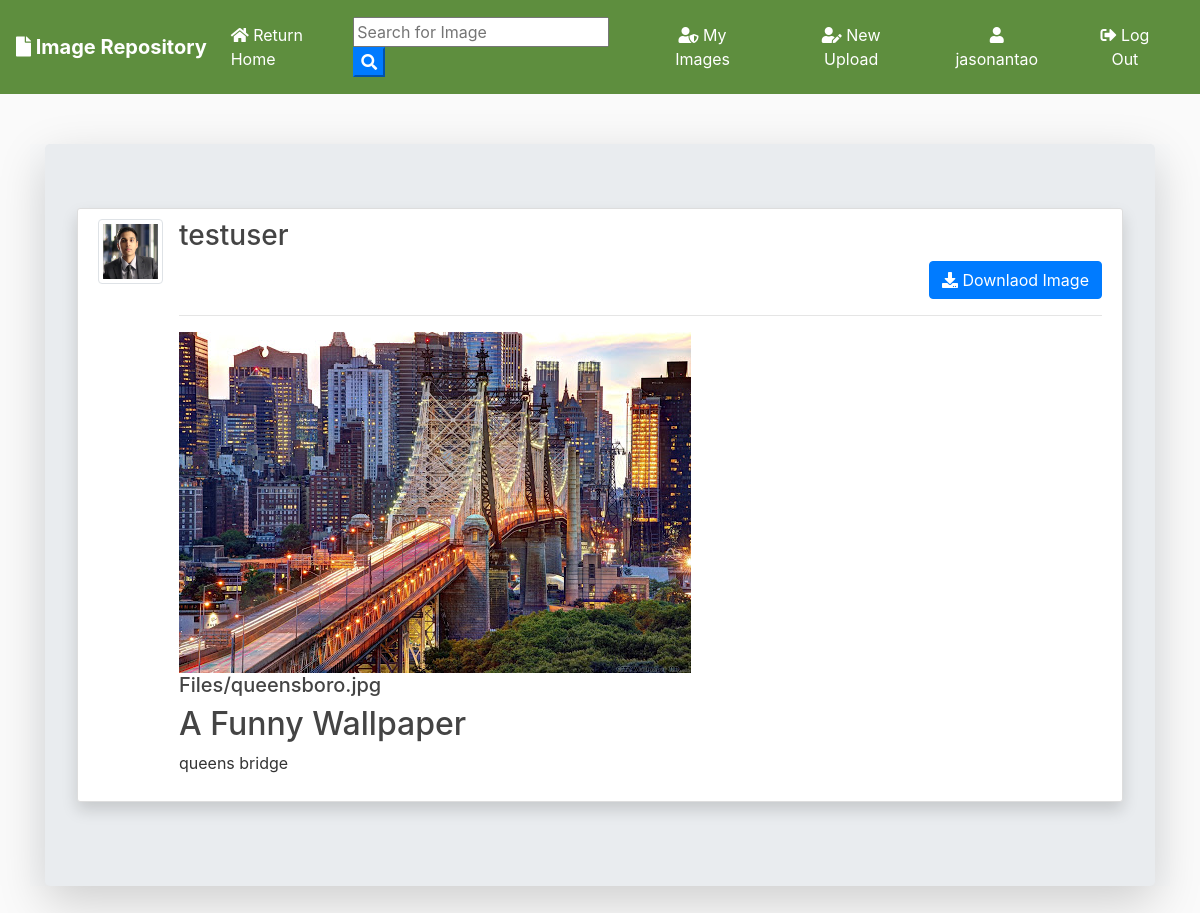
/post/4/ (signed in), run on the app's committed database.
### blog/models.py (models this page shows, shortened)
class Post(models.Model):
	title = models.CharField(max_length=100)
	file = models.FileField(null=True,blank=True,upload_to='Files')
	content = models.TextField()
	date_posted = models.DateTimeField(default=timezone.now)
	author = models.ForeignKey(User, on_delete=models.CASCADE)
	def extension(self):
		name, extension = os.path.splitext(self.file.name)
		return extension

### users/models.py (models this page shows, shortened)
class Profile(models.Model):
    user = models.OneToOneField(User, on_delete=models.CASCADE)
    image = models.ImageField(default='default.jpg', upload_to='profile_pics')

### blog/views.py (the view)
# urls.py: path('post/<int:pk>/', PostDetailView.as_view(), name='post-detail'),
class PostDetailView(DetailView):
    model = Post
    template_name = 'blog/post_detail.html'

### blog/templates/blog/post_detail.html (shortened to what this page needs)
{% extends "blog/base.html" %}
{% block content %}
<div class="jumbotron mt-3 shadow-lg">
<article class="media content-section shadow ">
   <a href="{{ object.author.profile.image.url }} " target="_blank"> <img src="{{ object.author.profile.image.url }}  " alt="" class="article-img rounded-square img-thumbnail img-fluid">
   </a>
    <div class="media-body">
      <div class="">
        <div class="d-flex justify-content-between">
        <a class="mr-2 mt-0 mb-0  text-dark" href="{% url 'user-posts' object.author.username  %}"><h3>{{ object.author }}</h3></a>
        </div>
        {% if object.author != user %}
          <div class="form-group mt-0 pt-0 d-flex justify-content-end">
            <a href="{{ object.file.url }}" download class="btn btn-primary flex-last" type="submit"><i class="fas fa-download"></i> Downlaod Image</a>
          </div>
        {% endif %}
        <hr>
      </div>
      <div>
        {% if object.file %}
          {% if object.extension == '.jpg' or object.extension == 'jpeg' or object.extension == 'png' %}
            <a href="{{ object.file.url }}"  download ><img src="{{ object.file.url }}" alt="" class="img-fluid "></a>
            <a href="{{ object.file.url }}"  download class="text-dark"><h5>{{ object.file }}</h5></a>
          {% else %}
            <a href="{{ object.file.url }}"  download class="text-dark"><h5>{{ object.file }}</h5></a>
          {% endif %}
        {% endif %}
      </div>
      <h2>{{ object.title }}</h2>
      <p class="article-content">{{ object.content }}</p>
    </div>
  </article>
{% endblock content %}

### blog/templates/blog/base.html (shortened to what this page needs)
{% load static %}
<!doctype html>
<html lang="en">
  <head>
    <link rel="stylesheet" href="https://stackpath.bootstrapcdn.com/bootstrap/4.3.1/css/bootstrap.min.css">
    <link rel="stylesheet" href="https://use.fontawesome.com/releases/v5.8.1/css/all.css" >
    <link rel="stylesheet" href="{% static 'blog/main.css' %}">
</head>
  <body>
        <nav class="navbar navbar-expand-lg navbar-dark" style="margin-bottom: 50px; background-color: #5E8E3E;">
                <a class="navbar-brand font-weight-bold" href="{% url 'blog-home' %}"><i class="fas fa-file"></i> Image Repository</a>
                <div class="collapse navbar-collapse" id="navbarSupportedContent">
                  <ul class="navbar-nav mr-auto">
                    <li class="nav-item active">
                      <a class="nav-link" href="{% url 'blog-home' %}"><i class="fas fa-home"></i> Return Home <span class="sr-only">(current)</span></a>
                    </li>
                  </ul>
                <form id="searchform" action="{% url 'search' %}" method="get">
                    <input type="text" name="q" type="text" value="{{ request.GET.q }}" placeholder="Search for Image" />
                    <button type="button" onclick="searchform.submit()" class=" text-white my-color btn-primary"><i class="fa fa-search"></i></button>
                </form>
                    {% if user.is_authenticated %}
                    <a href="{% url 'user-posts' user %}" class="btn text-white m-2"><i class="fas fa-user-shield"></i> My Images</a>
                    <a href="{% url 'post-create' %} " class="btn text-white m-2"><i class="fas fa-user-edit"></i> New Upload</a>
                    <a href="{% url 'profile' %} " class="btn text-white m-2"><i class="fas fa-user"></i> {{ user.username }}</a>
                    <a href="{% url 'logout' %} " class="btn text-white m-2"><i class="fas fa-sign-out-alt"></i> Log Out</a>
                    {% else %}
                    <a href="{% url 'login' %} " class="btn text-white m-2"><i class="fas fa-user-tie"></i> Login</a>
                    <a href="{% url 'register' %} " class="btn text-white m-2"> <i class="fas fa-sign-in-alt"></i> Sign Up</a>
                    {% endif %}
                </div>
              </nav>
      <div class="container my-bg bg-light">
    {% block content %}
    {% endblock  %}
</div>
  </body>
</html>

### blog/static/blog/main.css (style rules this page uses)
body { background: #fafafa; color: #333333; margin-top: 0; }
h1, h2, h3, h4, h5, h6 { color: #444444; }
ul { margin: 0; }
.content-section { background: #ffffff; padding: 10px 20px; border: 1px solid #dddddd; border-radius: 3px; margin-bottom: 20px; }
.article-content { white-space: pre-line; }
.article-img { height: 65px; width: 65px; margin-right: 16px; }

### data on the page
Post: author.profile.image (placeholder picture), author "testuser", file (picture), file "Files/queensboro.jpg", title "A Funny Wallpaper", content "queens bridge"

### other printed values
{{ user.username }} "jasonantao"
